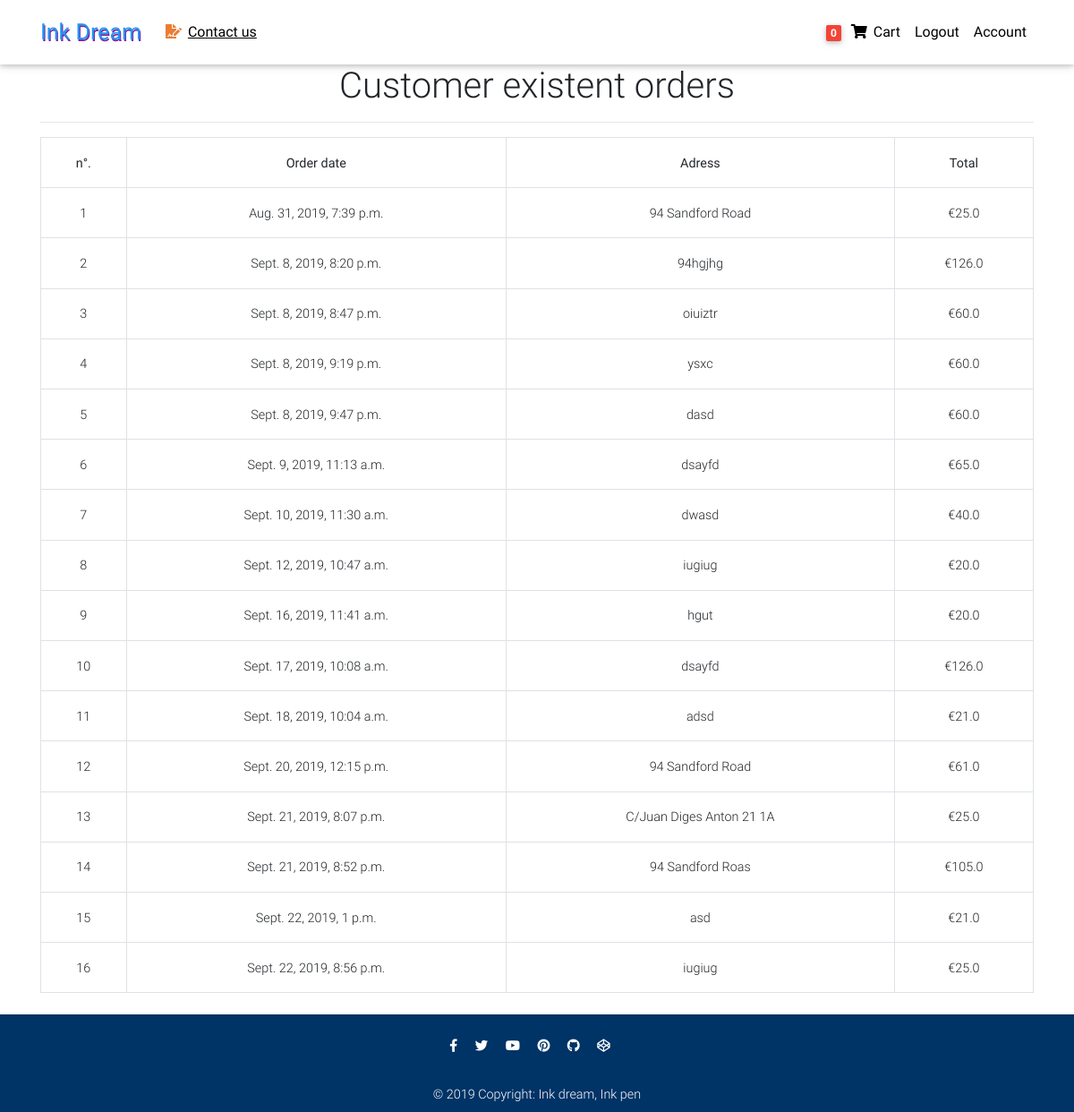
Page /account/profile/ (signed in) on the earlier database version.
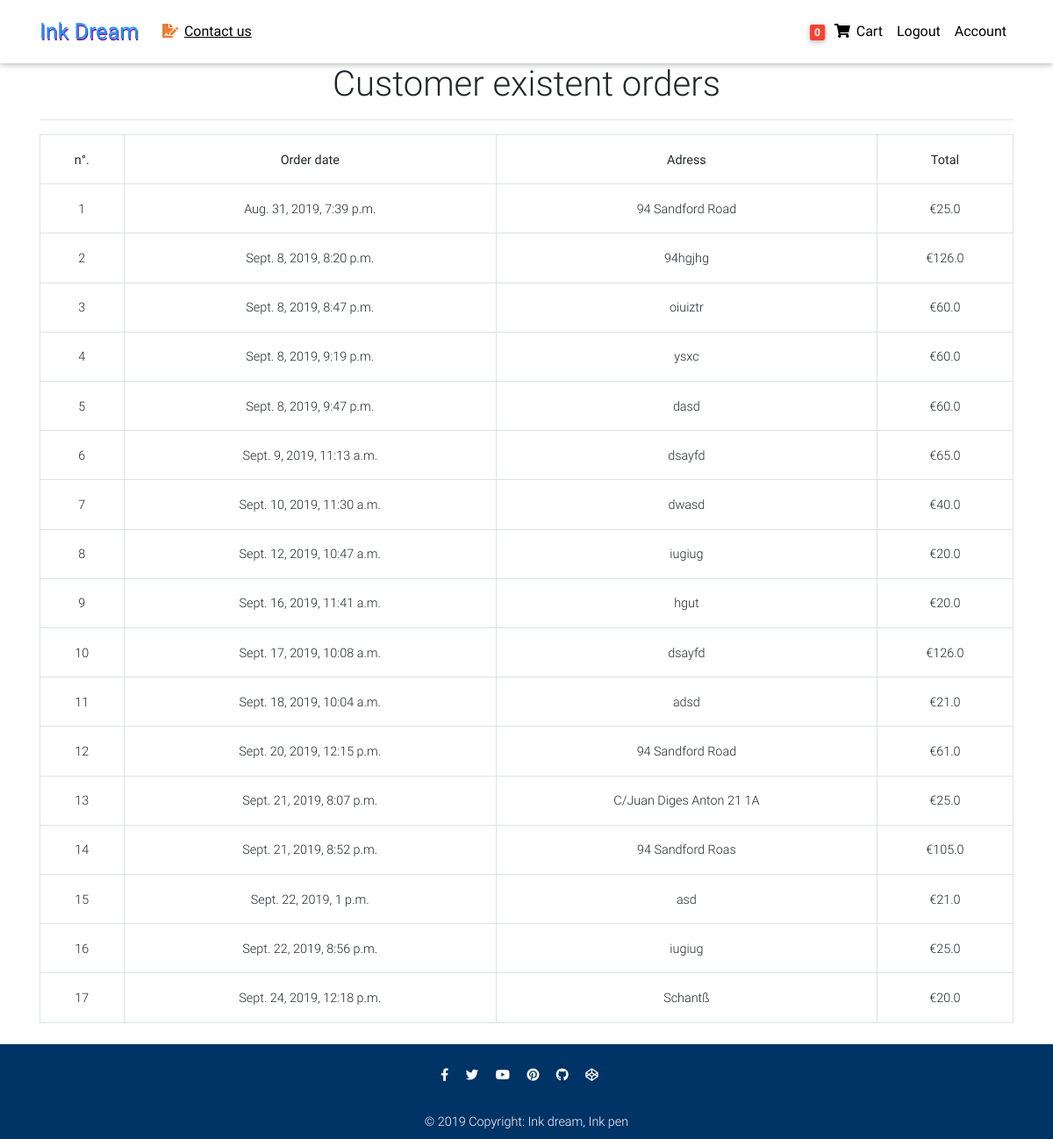
Same page on the later database version.
### book/models.py (models this page shows, shortened)
class Order(models.Model):
    user = models.ForeignKey(settings.AUTH_USER_MODEL,
                             on_delete=models.CASCADE)
    items = models.ManyToManyField(OrderItem)
    start_date = models.DateTimeField(auto_now_add=True)
    ordered_date = models.DateTimeField()
    ordered = models.BooleanField(default=False)
    billing_address = models.ForeignKey(
        'SaveCustomerAddress', on_delete=models.SET_NULL, blank=True, null=True)
    payment = models.ForeignKey(
        'Payment', on_delete=models.SET_NULL, blank=True, null=True)
    def get_total(self):
        total = 0
        for order_item in self.items.all():
            total += order_item.get_final_price()
        return total

class SaveCustomerAddress(models.Model):
    user = models.ForeignKey(settings.AUTH_USER_MODEL,
                             on_delete=models.CASCADE)
    street_address = models.CharField(max_length=100)
    house_address = models.CharField(max_length=100)
    country = CountryField(multiple=False)
    zip = models.CharField(max_length=100)

class OrderItem(models.Model):
    user = models.ForeignKey(settings.AUTH_USER_MODEL,
                             on_delete=models.CASCADE)
    ordered = models.BooleanField(default=False)
    item = models.ForeignKey(Book, on_delete=models.CASCADE)
    quantity = models.IntegerField(default=1)
    def get_total_item_price(self):
        return self.quantity * self.item.price
    def get_total_discount_item_price(self):
        return self.quantity * self.item.discount_price
    def get_final_price(self):
        if self.item.discount_price:
            return self.get_total_discount_item_price()
        return self.get_total_item_price()

class Book(models.Model):
    title = models.CharField(max_length=100)
    work_author = models.CharField(max_length=100)
    cover = models.ImageField()
    discount_price = models.FloatField(blank=True, null=True)
    price = models.FloatField()
    category = models.CharField(choices=GENGRE_ELECTION, max_length=2)
    sticker = models.CharField(choices=STICKER_CHOICES, max_length=2, blank=True, null=True)
    slug= models.SlugField()
    publish_date = models.DateTimeField()
    description = models.TextField()
    bestseller = models.BooleanField(default=False)
    notbestseller = models.BooleanField(default=False)
    longbook = models.BooleanField(default=False)
    shortbook = models.BooleanField(default=False)
    worldwide_appreciated = models.BooleanField(default=False)
    underground_appreciation = models.BooleanField(default=False)

### profiles/views.py (the view)
# urls.py: path('account/profile/', profile_view, name='profile'),
def profile_view(request):
  orders = Order.objects.filter(user=request.user, ordered=True)
  context = {
    'orders': orders
  }
  return render(request, "profile.html", context )

### book/templatetags/trolley_template_tags.py (called while the page is built)
@register.filter
def tolley_item_count(user):
    if user.is_authenticated:
        qs = Order.objects.filter(user=user, ordered=False)
        if qs.exists():
            return qs[0].items.count()
    return 0

### templates/profile.html
{% extends "base.html" %}
{% block content %}
<main>
<div class="container main_content">
<h1 class="text-center">Customer existent orders</h1>
<hr />
  <table class=" table table-hover table-bordered text-center mb-4"">
      <tr class="text-center">
          <th>n°.</th>
          <th>Order date</th>
          <th>Adress</th>
          <th>Total</th>
      </tr>
      {% for order in orders %}
      <tr>
          <td>{{ forloop.counter }}</td>
          <td>{{ order.ordered_date }}</td>
          <td>{{ order.billing_address.street_address}}</td>
          <td>€{{ order.get_total }}</td>
      </tr>
      {% empty %}
      <tr>
      <td colspan="4">
          You haven´t yet purchased something from us...
      </td>
      </tr>
      {% endfor %}
  </table>
</div>
</main>
{% endblock content %}

### templates/base.html (shortened to what this page needs)
{% load static %}
<!DOCTYPE html>
<html lang="en">
<head>
  <link rel="stylesheet" href="https://use.fontawesome.com/releases/v5.8.1/css/all.css">
  <link href="{% static 'css/bootstrap.min.css' %}" rel="stylesheet">
  <link href="{% static 'css/mdb.min.css' %}" rel="stylesheet">
  <link href="{% static 'css/style.css' %}" rel="stylesheet">
  <link href="{% static 'css/payment.css' %}" rel="stylesheet">
</head>
{% include "navbar.html" %}
<body>
  <div class="mt-5 pt-4">
  </div>
    {% block content %}
    {% endblock content %}
    {% include "footer.html" %}
</body>
</html>

### templates/navbar.html (shortened to what this page needs)
{% load trolley_template_tags %}
<nav class="navbar fixed-top navbar-expand-lg navbar-light white scrolling-navbar">
    <div class="container">
      <a class="navbar-brand waves-effect" href="/">
        <strong class="blue-text">Ink Dream</strong>
      </a>
      <div class="collapse navbar-collapse" id="navbarSupportedContent">
        <ul class="navbar-nav mr-auto">
          <li class="nav-item navbar_text">
      <a class="nav-link waves-effect" href='/contact/ContactFormView/' target="_blank"><i class="fas fa-file-signature"></i> <u>Contact us</u></a>
          </li>
        </ul>
        <ul class="navbar-nav nav-flex-icons">
          {% if request.user.is_authenticated %}
          <li class="nav-item navbar_text">
            <a href="{% url 'book:order_final_view' %}" class="nav-link waves-effect">
              <span class="badge red z-depth-1 mr-1"> {{request.user|tolley_item_count }}  </span>
              <i class="fas fa-shopping-cart"></i>
              <span class="clearfix d-none d-sm-inline-block"> Cart </span>
            </a>
          </li>
          <li class="nav-item navbar_text">
            <a class="nav-link waves-effect" href="{% url 'account_logout' %}">
              <span class="clearfix d-none d-sm-inline-block"> Logout </span>
            </a>
          </li>
          <li class="nav-item navbar_text">
            <a class="nav-link" href="{% url 'profile' %}">Account</a>
          </li>
          {% endif %}
        </ul>
      </div>
    </div>
  </nav>

### templates/footer.html
<footer class="page-footer text-center font-small mt-4 wow fadeIn">
  <hr class="my-4">
    <div class="pb-4">
      <a href="https://www.facebook.com/OpenLibrary.org/" target="_blank">
        <i class="fab fa-facebook-f mr-3"></i>
      </a>
      <a href="https://twitter.com/openlibrary?lang=de" target="_blank">
        <i class="fab fa-twitter mr-3"></i>
      </a>
      <a href="https://www.youtube.com/watch?v=TnWwDYbgweg" target="_blank">
        <i class="fab fa-youtube mr-3"></i>
      </a>
      <a href="https://www.pinterest.de/rowenamurillo/books-and-reading/" target="_blank">
        <i class="fab fa-pinterest mr-3"></i>
      </a>
      <a href="https://github.com/mdbootstrap/bootstrap-material-design" target="_blank">
        <i class="fab fa-github mr-3"></i>
      </a>
      <a href="https://codepen.io/usmani87/pen/PqZMLo" target="_blank">
        <i class="fab fa-codepen mr-3"></i>
      </a>
    </div>
    <div class="footer py-2">
      © 2019 Copyright:
      <a href="https://mdbootstrap.com/education/bootstrap/" target="_blank"> Ink dream, Ink pen </a>
    </div>
  </footer>

### templates/scripts.html (shortened to what this page needs)
{% load static %}

### static/css/style.css (style rules this page uses)
html, body, header, .carousel { height: 60vh; }
html, body, .view { height: 100%; }
.blue-text, .navbar_text { font-family: 'Lekton', sans-serif; }
.blue-text { font-size: 25px; text-shadow: 1px 2px 0 rgb(126, 37, 161); }
.fa-file-signature { color: #eb7d34; }
.page-footer { background-color: #003366; }
main { min-height: 125%; }

Differences in the rows shown:
added Order: ordered_date "Sept. 24, 2019, 12:18 p.m.", billing_address.street_address "Schantß", get_total "20.0"
